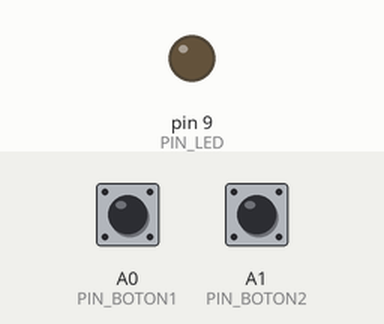
Recording of a sketch running on a simulated Arduino Uno, built with avr-gcc and run on an emulated ATmega328P. On the bench: output pins drawn as LEDs (lit = HIGH). Dashed ring = blinking. Inputs (shaded band) come from the test bench; at power-on: A1 (PIN_BOTON2) HIGH, A0 (PIN_BOTON1) HIGH.

Above: at 1.2 s.
1.3 s: A1 (PIN_BOTON2) pulled LOW for 0.15 s
At 1.9 s:
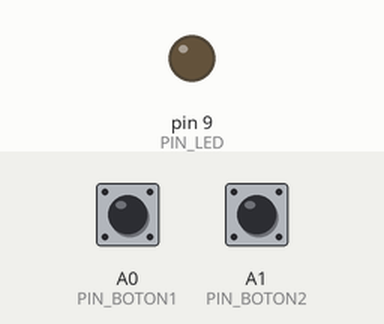
2.9 s: A1 (PIN_BOTON2) pulled LOW for 3.2 s
At 3.11 s:
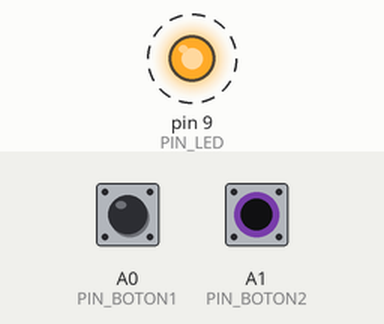
Timing chart, 0 to 7.6 s (numbered marks = the images above; inputs shaded):
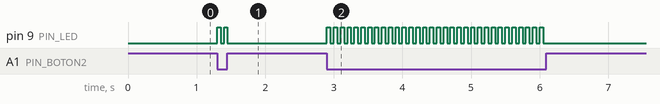

Measured:
- after the input at 1.3 s, pin 9 (PIN_LED): alternates HIGH for 0.05 s and LOW for 0.05 s, 4 changes in all, then stays LOW, starting at once
- after the input at 2.9 s, pin 9 (PIN_LED): alternates HIGH for 0.05 s and LOW for 0.05 s, 64 changes in all, then stays LOW, starting at once

The sketch:

sketch_ej28.ino
```cpp
#define PIN_BOTON1 A0
#define PIN_BOTON2 A1
#define PIN_LED 9

void setup() {
  pinMode(PIN_BOTON1, INPUT_PULLUP);
  pinMode(PIN_BOTON2, INPUT_PULLUP);
  pinMode(PIN_LED, OUTPUT);
}

void loop() {

  boolean estadoActualBoton1 = digitalRead(PIN_BOTON1);
  boolean estadoActualBoton2 = digitalRead(PIN_BOTON2);
  boolean elBoton1fuePresionado = estadoActualBoton1 == false;
  boolean elBoton2fuePresionado = estadoActualBoton2 == false;

  if(elBoton1fuePresionado && elBoton2fuePresionado) {
    digitalWrite(PIN_LED, HIGH);
  } else if(elBoton1fuePresionado) {
    digitalWrite(PIN_LED, HIGH);
    delay(25);
    digitalWrite(PIN_LED, LOW);
    delay(25);
  } else if(elBoton2fuePresionado){
    digitalWrite(PIN_LED, HIGH);
    delay(50);
    digitalWrite(PIN_LED, LOW);
    delay(50);
  } else {
    digitalWrite(PIN_LED, LOW);
  }
}
```
